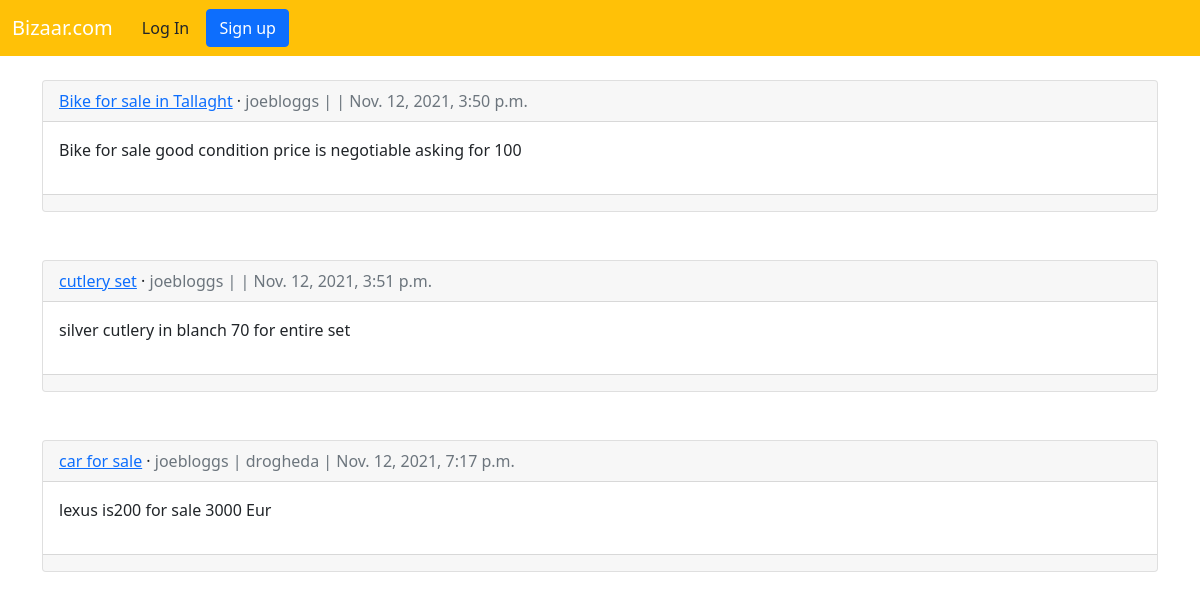
Before: /adverts with the older database file.
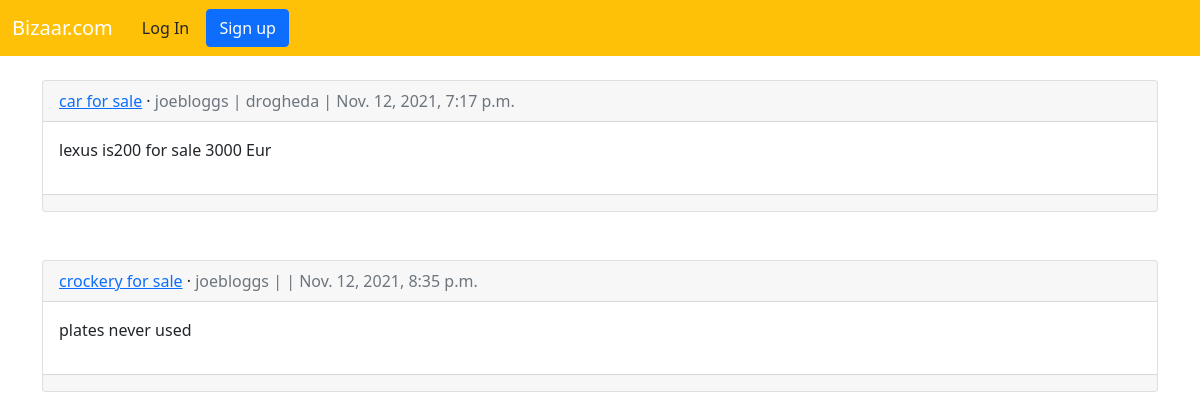
After: the same page with the newer database file.
### adverts/models.py (models this page shows, shortened)
class Advert(models.Model):
    title = models.CharField(max_length=255)
    location = models.CharField(max_length=255)
    image = models.ImageField(upload_to='images', blank=True)
    body = models.TextField()
    date = models.DateTimeField(auto_now_add=True)
    price = models.FloatField(blank=False)
    seller = models.ForeignKey(
        get_user_model(),
        on_delete=models.CASCADE,
    )

### accounts/models.py (models this page shows)
class CustomUser(AbstractUser):
    location = models.CharField(max_length=255, null=True)

### adverts/views.py (the view)
# urls.py: path('', AdvertListView.as_view(), name='advert_list'),
class AdvertListView(ListView):
    model = Advert
    template_name = 'advert_list.html'

### templates/advert_list.html (shortened to what this page needs)
{% extends 'base.html' %}
{% load static %}
{% block content %}
  {% for advert in object_list %}
  <br>
    <div class="card">
      <div class="card-header">
        <span class="font-weight-bold"><a href="{% url 'advert_detail' advert.pk%}">{{ advert.title }}</a></span> &middot;
        <span class="text-muted"> {{ advert.seller }} | {{advert.location }} | {{ advert.date }}</span>
      </div>
      <div class="card-body">
        <p>{{ advert.body }}</p>
      </div>
      <div class="card-footer">
      </div>
   </div>
   <br />
 {% endfor %}
{% endblock content %}

Changed rows visible on the page:
removed Advert: title "Bike for sale in Tallaght", seller "joebloggs", date "Nov. 12, 2021, 3:50 p.m.", body "Bike for sale good condition price is negotiable asking for 100"
removed Advert: title "cutlery set", seller "joebloggs", date "Nov. 12, 2021, 3:51 p.m.", body "silver cutlery in blanch 70 for entire set"
added Advert: title "crockery for sale", seller "joebloggs", date "Nov. 12, 2021, 8:35 p.m.", body "plates never used"
